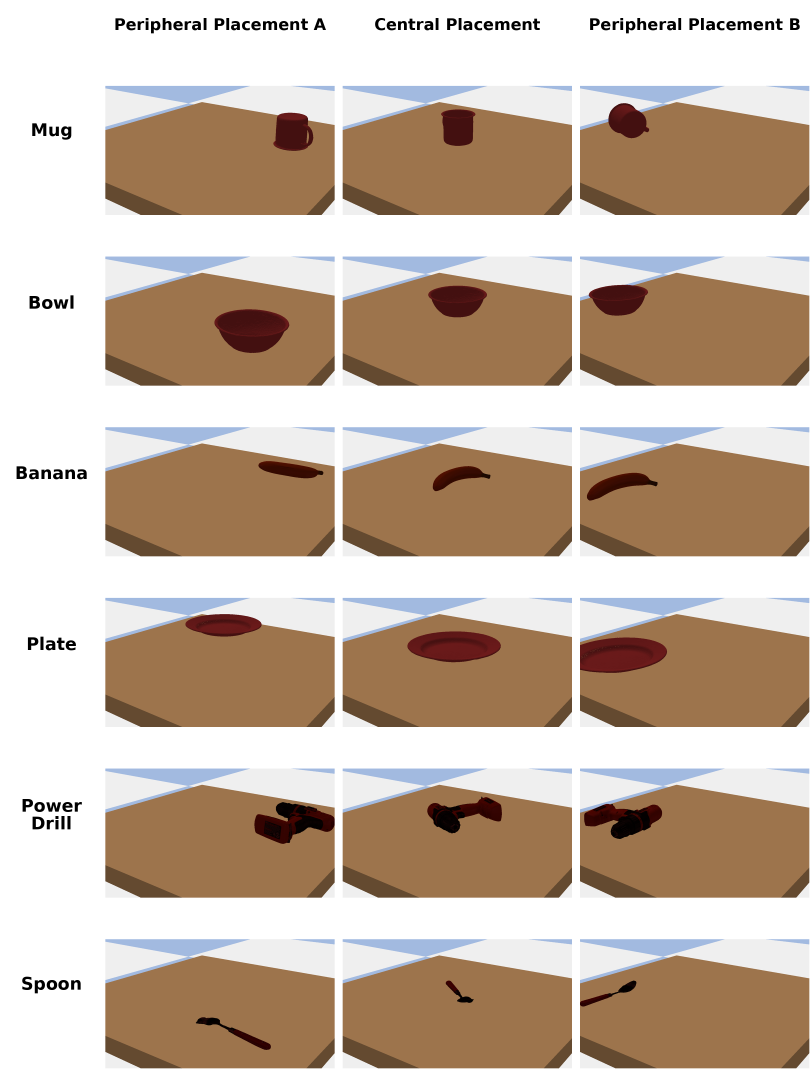
#> input picture results/center_far_placements/all_objects_center_vs_far.png, 2434 x 3250 px, given in place of far_a.png, which was not available (shown at 1/3 size)
$ python create_compact_gfi_figures.py
#> lines starting #> are read from the running program, lines starting #| are printed output that depends on the picture
from pathlib import Path
from PIL import Image, ImageDraw, ImageFont


RESULTS = Path("results")

CELL_WIDTH = 700
CELL_HEIGHT = 500
LEFT_MARGIN = 260
TOP_MARGIN = 120
BOTTOM_MARGIN = 30
COLUMN_GAP = 12
ROW_GAP = 12


def font(size, bold=False):
    paths = [
        "/usr/share/fonts/truetype/dejavu/DejaVuSans-Bold.ttf"
        if bold
        else "/usr/share/fonts/truetype/dejavu/DejaVuSans.ttf"
    ]

    for path in paths:
        if Path(path).exists():
            return ImageFont.truetype(path, size)

    return ImageFont.load_default()


def prepare(image_path):
    image = Image.open(image_path).convert("RGB")

    # Same presentation-only 1.75x centre crop used by the
    # existing manuscript figure scripts.
    zoom = 1.75

    crop_w = int(round(image.width / zoom))
    crop_h = int(round(image.height / zoom))

    left = (image.width - crop_w) // 2
    top = (image.height - crop_h) // 2

    image = image.crop(
        (left, top, left + crop_w, top + crop_h)
    )

    image.thumbnail(
        (CELL_WIDTH, CELL_HEIGHT),
        Image.Resampling.LANCZOS,
    )

    canvas = Image.new(
        "RGB",
        (CELL_WIDTH, CELL_HEIGHT),
        "white",
    )

    x = (CELL_WIDTH - image.width) // 2
    y = (CELL_HEIGHT - image.height) // 2

    canvas.paste(image, (x, y))

    return canvas


def make_figure(objects, categories, titles, source_root, output):
    width = (
        LEFT_MARGIN
        + len(categories) * CELL_WIDTH
        + (len(categories) - 1) * COLUMN_GAP
    )

    height = (
        TOP_MARGIN
        + len(objects) * CELL_HEIGHT
        + (len(objects) - 1) * ROW_GAP
        + BOTTOM_MARGIN
    )

    canvas = Image.new("RGB", (width, height), "white")
#> canvas: PIL image 2384x1162 RGB; every value is 255
    draw = ImageDraw.Draw(canvas)

    title_font = font(42, bold=True)
    object_font = font(48, bold=True)

    for j, category in enumerate(categories):
        x = LEFT_MARGIN + j * (CELL_WIDTH + COLUMN_GAP)

        box = draw.textbbox((0, 0), titles[category], font=title_font)
        tw = box[2] - box[0]

        draw.text(
            (x + (CELL_WIDTH - tw) / 2, 35),
            titles[category],
            font=title_font,
            fill="black",
        )
#> this loop made 3 passes
#> (box, tw) on passes 1 to 3: ((0, 7, 294, 48), 294), ((0, 7, 173, 39), 173), ((0, 7, 293, 48), 293)

    for i, (object_key, object_label) in enumerate(objects):
        y = TOP_MARGIN + i * (CELL_HEIGHT + ROW_GAP)

        box = draw.textbbox((0, 0), object_label, font=object_font)
#> box = (0, 10, 116, 55)
        tw = box[2] - box[0]
#> tw = 116
        th = box[3] - box[1]
#> th = 45

        draw.text(
            (
                (LEFT_MARGIN - tw) / 2,
                y + (CELL_HEIGHT - th) / 2,
            ),
            object_label,
            font=object_font,
            fill="black",
        )

        for j, category in enumerate(categories):
            x = LEFT_MARGIN + j * (CELL_WIDTH + COLUMN_GAP)

            image = prepare(
                source_root / object_key / f"{category}.png"
            )
#> in prepare, image is the input picture: PIL image 2434x3250 RGB; mean R, G, B 199.1, 181.1, 165.2
#> in prepare, `image = image.crop( (left, top, left + crop_w, top + crop_h) )`:
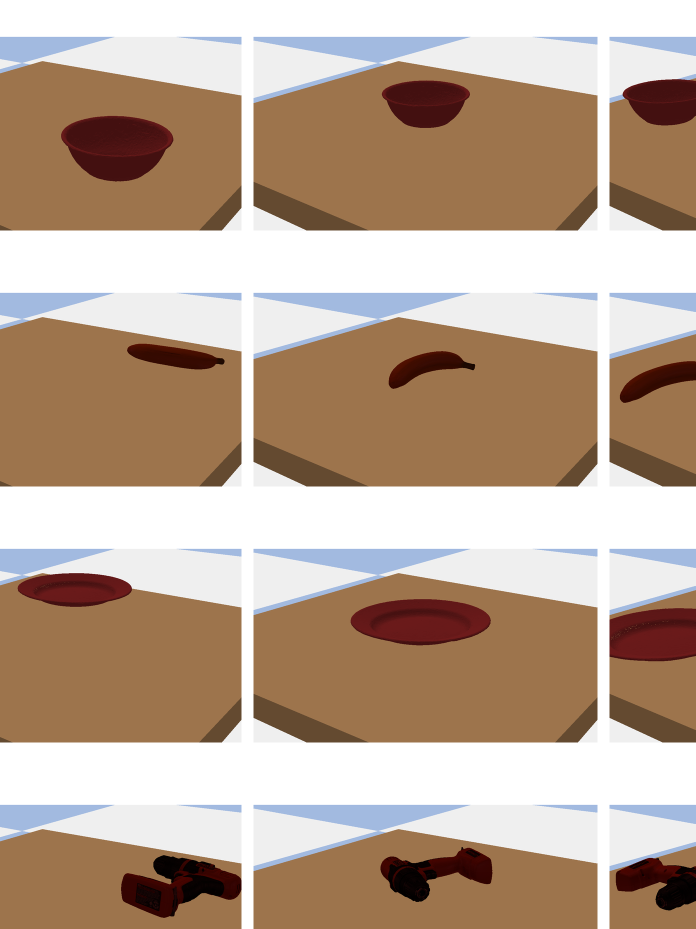
#> image: PIL image 1391x1857 RGB (shown at 1/2 size); mean R, G, B 188.2, 166.6, 149.1
#> in prepare, `image.thumbnail( (CELL_WIDTH, CELL_HEIGHT), Image.Resampling.LANCZOS, )`:
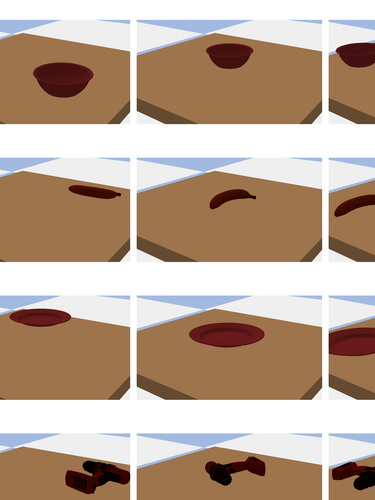
#> image: PIL image 375x500 RGB; mean R, G, B 188.1, 166.5, 149
#> in prepare, `canvas = Image.new( "RGB", (CELL_WIDTH, CELL_HEIGHT), "white", )`: canvas: PIL image 700x500 RGB; every value is 255
#> in prepare, `canvas.paste(image, (x, y))`:
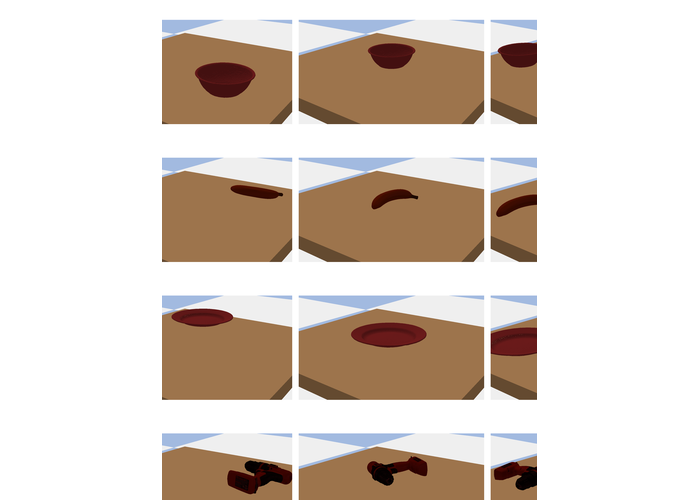
#> canvas: PIL image 700x500 RGB; mean R, G, B 219.2, 207.6, 198.2

            canvas.paste(image, (x, y))
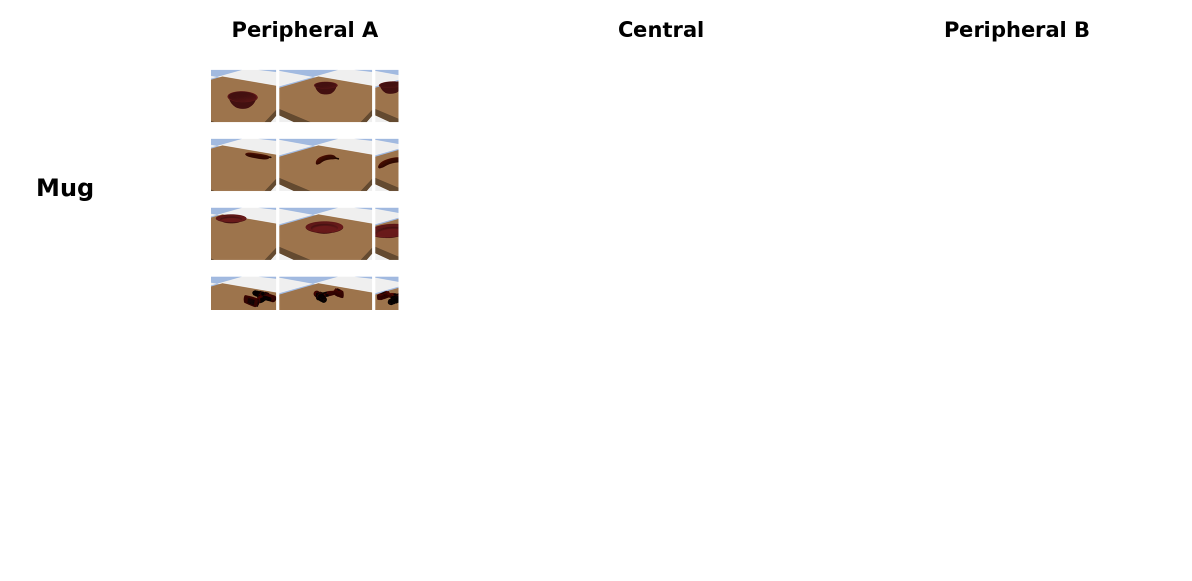
#> canvas: PIL image 2384x1162 RGB (shown at 1/2 size); mean R, G, B 249.3, 247.9, 246.7

    output.parent.mkdir(parents=True, exist_ok=True)
    canvas.save(output, dpi=(600, 600))

    print(f"Saved: {output}")


# ------------------------------------------------------------
# CENTRALITY: Mug + Bowl
# ------------------------------------------------------------

#> (the run stopped early here; a loop or call above may not have finished)
